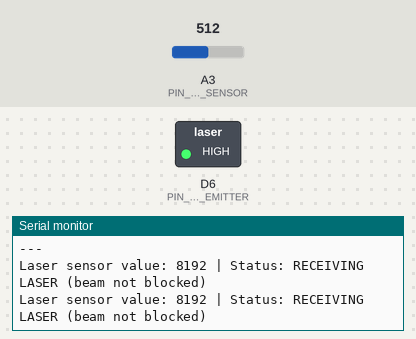
Simulated run of this sketch. Board: Arduino Zero (SAMD21). Parts: switched loads named in the sketch (green lamp = pin HIGH), the last lines printed to the serial monitor. Inputs (shaded band) come from the test bench; at power-on: A3 (PIN_LASER_SENSOR) = 512 (analog values on the 0–1023 scale).

Above: at 1.8 s.
1.9 s: A3 (PIN_LASER_SENSOR) set to 20
At 2.6 s:
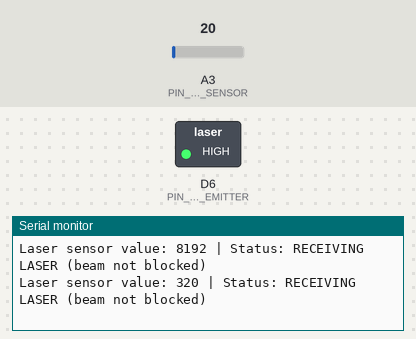
3.4 s: A3 (PIN_LASER_SENSOR) set to 17
At 4.8 s:
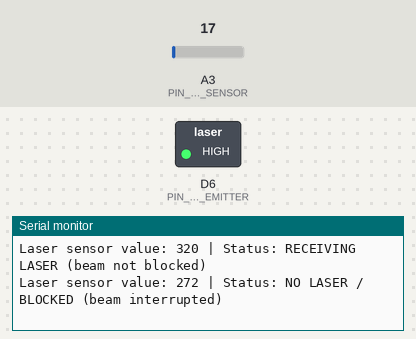

Measured:
- the behaviour switches between 19 and 18 on A3 (PIN_LASER_SENSOR) (found by bisection; images 1 and 2)
- after the input at 1.9 s, the serial monitor: prints a new line after 0.10 s (image 1)
- after the input at 3.4 s, the serial monitor: prints a new line after 0.60 s (image 2)

The sketch:

test-laser.ino
```cpp
// Test del módulo láser HW-493
// Este código simplemente enciende el láser y lee el valor del fotoresistor

const int PIN_LASER_EMITTER = 6;    // Emisor láser HW-493
const int PIN_LASER_SENSOR = A3;    // Fotoresistor que recibe el láser

void setup() {
  Serial.begin(9600);

  // Configurar pines
  pinMode(PIN_LASER_EMITTER, OUTPUT);

  // Set analog resolution
  analogReadResolution(14);

  // Encender láser
  digitalWrite(PIN_LASER_EMITTER, HIGH);
  Serial.println("Laser ON");
  Serial.println("Reading photoresistor values every second...");
  Serial.println("Point laser at photoresistor to see high values");
  Serial.println("Block laser beam to see low values");
  Serial.println("---");
}

void loop() {
  // Leer fotoresistor
  int laserValor = analogRead(PIN_LASER_SENSOR);

  // Mostrar en Serial
  Serial.print("Laser sensor value: ");
  Serial.print(laserValor);
  Serial.print(" | Status: ");

  if (laserValor > 300) {
    Serial.println("RECEIVING LASER (beam not blocked)");
  } else {
    Serial.println("NO LASER / BLOCKED (beam interrupted)");
  }

  delay(1000);
}
```
